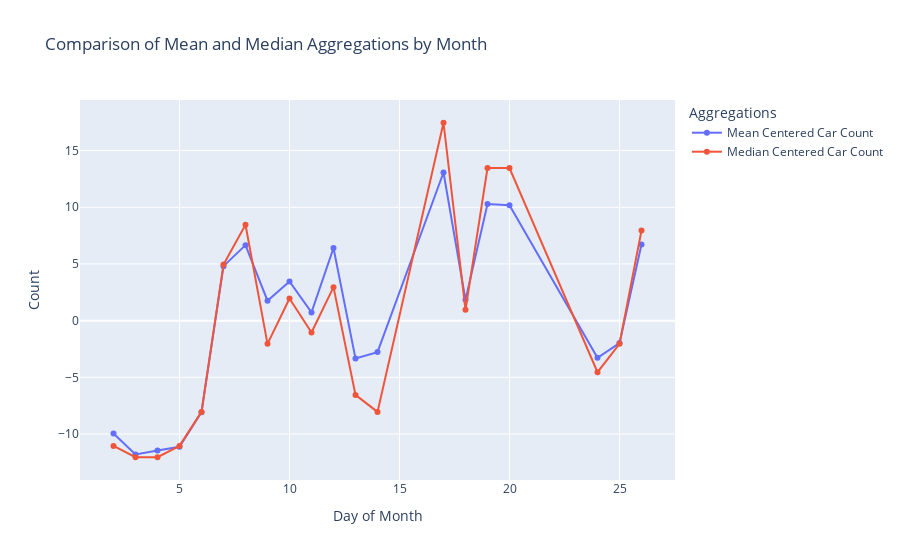

Notebook code cell kept with this figure:
### Code cell
# Create a new figure
fig = go.Figure()



# Add a trace for day_mean_df's centered_car_count
fig.add_trace(go.Scatter(x=month_mean_df['day'], 
                         y=month_mean_df['centered_car_count'], 
                         mode='markers+lines', 
                         name='Mean Centered Car Count'))


# Add a trace for day_med_df's centered_car_count
fig.add_trace(go.Scatter(x=month_med_df['day'], 
                         y=month_med_df['centered_car_count'], 
                         mode='markers+lines', 
                         name='Median Centered Car Count'))

# Update layout for better visualization
fig.update_layout(title='Comparison of Mean and Median Aggregations by Month',
                  xaxis_title='Day of Month',
                  yaxis_title='Count',
                  legend_title='Aggregations')

fig.show()

### Figure 1 — Plotly figure (JSON) as saved in the notebook; plotly's stock layout.template omitted (floating-point values rounded to 4 significant figures)
{"data": [{"mode": "markers+lines", "name": "Mean Centered Car Count", "type": "scatter", "x": [2, 3, 4, 5, 6, 7, 8, 9, 10, 11, 12, 13, 14, 17, 18, 19, 20, 24, 25, 26], "y": [-9.956, -11.8, -11.44, -11.13, -8.07, 4.806, 6.66, 1.757, 3.454, 0.7271, 6.408, -3.344, -2.774, 13.06, 1.838, 10.29, 10.18, -3.269, -1.981, 6.721]}, {"mode": "markers+lines", "name": "Median Centered Car Count", "type": "scatter", "x": [2, 3, 4, 5, 6, 7, 8, 9, 10, 11, 12, 13, 14, 17, 18, 19, 20, 24, 25, 26], "y": [-11.05, -12.05, -12.05, -11.05, -8.046, 4.954, 8.454, -2.046, 1.954, -1.046, 2.954, -6.546, -8.046, 17.45, 0.9535, 13.45, 13.45, -4.546, -2.046, 7.954]}], "layout": {"legend": {"title": {"text": "Aggregations"}}, "title": {"text": "Comparison of Mean and Median Aggregations by Month"}, "xaxis": {"title": {"text": "Day of Month"}}, "yaxis": {"title": {"text": "Count"}}}}
